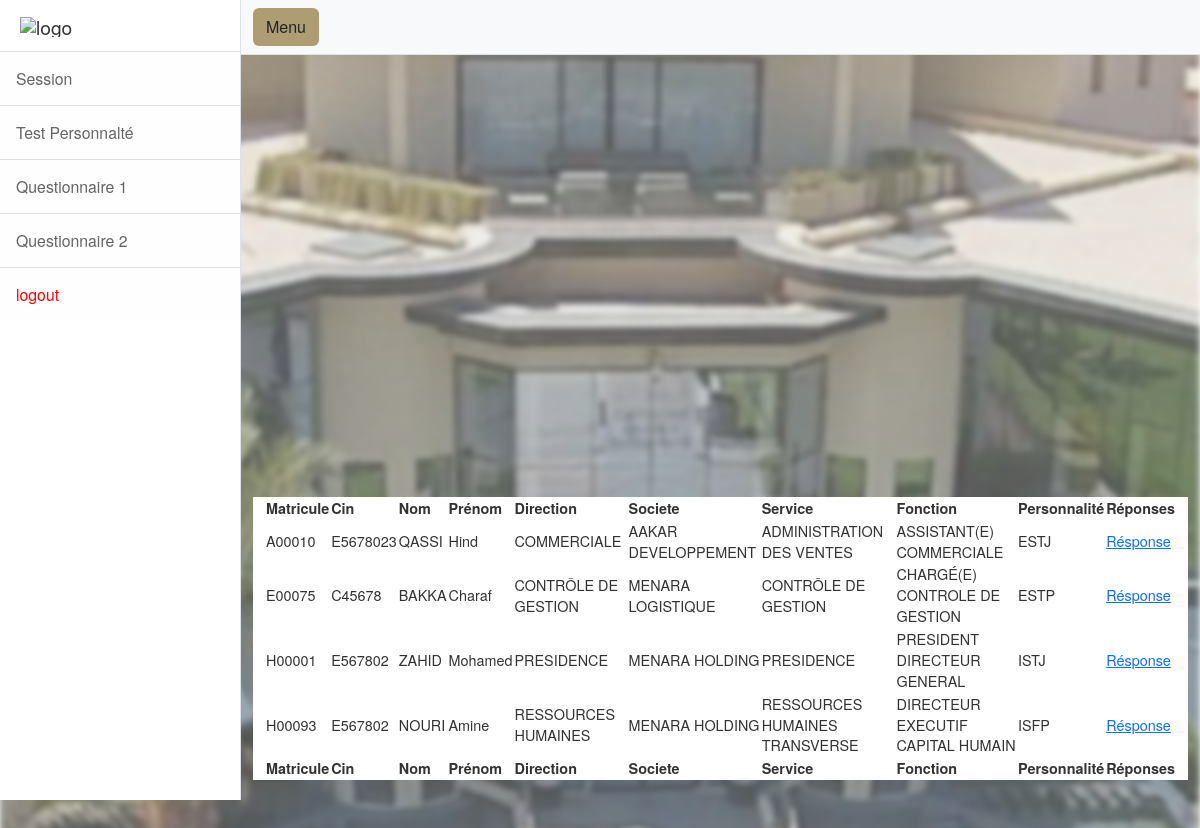
Page /dashboard/listeM.php on the committed database.
### tables this page shows
CREATE TABLE `emp` (
  `MATRICULE` varchar(6) DEFAULT NULL,
  `civilite` varchar(4) DEFAULT NULL,
  `PRENOM` varchar(12) DEFAULT NULL,
  `NOM` varchar(21) DEFAULT NULL,
  `SOCIETE` varchar(20) DEFAULT NULL,
  `SITE` varchar(29) DEFAULT NULL,
  `DIRECTION` varchar(21) DEFAULT NULL,
  `SERVICE` varchar(30) DEFAULT NULL,
  `FONCTION` varchar(70) DEFAULT NULL
);

CREATE TABLE `condidat` (
  `id` int(11) NOT NULL,
  `cin` varchar(120) NOT NULL,
  `nom` varchar(512) NOT NULL,
  `prenom` varchar(512) NOT NULL,
  `email` varchar(380) NOT NULL,
  `direction` varchar(256) NOT NULL,
  `service` varchar(256) NOT NULL,
  `societe` varchar(256) NOT NULL,
  `fonction` varchar(256) NOT NULL,
  `test` varchar(256) NOT NULL,
  `temps_total` time NOT NULL,
  `temps_part1` time NOT NULL,
  `temps_part2` time NOT NULL,
  `temps_part3` time NOT NULL
);

CREATE TABLE `note` (
  `id` int(11) NOT NULL,
  `cin` varchar(128) NOT NULL,
  `nom` varchar(128) NOT NULL,
  `prenom` varchar(128) NOT NULL,
  `personalite` varchar(128) NOT NULL
);

### dashboard/listeM.php (the view, shortened to what this page needs)
<?php
$conn = mysqli_connect("localhost", "root", "", "menarahold");
$sql = "SELECT e.matricule ,n.id,c.cin, c.nom, c.prenom, c.direction, c.societe, c.service, c.fonction , n.personalite FROM emp e, condidat c, note n WHERE e.FONCTION = c.fonction AND e.NOM = c.nom AND e.PRENOM = c.prenom AND n.nom = c.nom AND n.prenom = c.prenom ";
$result = $conn->query($sql);
?>
<!DOCTYPE html>
<html lang="en">
<head>
<head>
<link href="css/styles.css" rel="stylesheet" />
    <link rel="stylesheet" type="text/css" href="https://cdn.datatables.net/1.11.5/css/jquery.dataTables.css">
        <link rel="stylesheet" href="https://cdn.datatables.net/1.12.1/css/jquery.dataTables.min.css">
        <link rel="stylesheet" href="https://cdn.datatables.net/fixedheader/3.2.3/css/fixedHeader.dataTables.min.css">
    <link href="https://nightly.datatables.net/css/jquery.dataTables.css" rel="stylesheet" type="text/css" />
    <link href="https://nightly.datatables.net/select/css/select.dataTables.css?_=9a6592f8d74f8f520ff7b22342fa1183.css" rel="stylesheet" type="text/css" />
    <link href="https://nightly.datatables.net/searchpanes/css/searchPanes.dataTables.css?13" rel="stylesheet" type="text/css" />
</head>
<body>
    <div class="d-flex" id="wrapper">
        <div class="border-end bg-white" id="sidebar-wrapper">
            <div class="sidebar-heading border-bottom bg-white"><img src="https://menara-holding.ma/Assets/images/Logo_mh.svg"
                  style="width:140px;heigth:20px" alt="logo"></div>
                  <div class="list-group list-group-flush">
                <a class="list-group-item list-group-item-action list-group-item-light p-3 allow-navigation" style="font-size: 1.1em;margin: 0;" href="session.php">Session</a>
                <a class="list-group-item list-group-item-action list-group-item-light p-3 allow-navigation" style="font-size: 1.1em;margin: 0;" href="#" id="menu1">Test Personnalté</a>
                <a class="list-group-item list-group-item-action list-group-item-light p-3 allow-navigation" style="font-size: 1.1em;margin: 0;" href="#" id="menu2">Questionnaire 1</a>
                <a class="list-group-item list-group-item-action list-group-item-light p-3 allow-navigation" style="font-size: 1.1em;margin: 0;" href="#" id="menu3">Questionnaire 2</a>
                <a class="list-group-item list-group-item-action list-group-item-light p-3 allow-navigation" style="font-size: 1.1em;margin: 0;color:red" href="logout.php">logout</a>
            </div>
        </div>
        <div id="page-content-wrapper">
            <nav class="navbar navbar-expand-lg navbar-light bg-light border-bottom">
                <div class="container-fluid">
                    <button class="btn" style="background-color:#ae9d72" id="sidebarToggle">Menu</button>
                </div>
            </nav>
            <div class="container-fluid">
                <br>
                 <br>
                <div id="container" style="width:100%; height:400px;"></div>
                    <div class="container" style="background-color:white;width:100%; ">
                    <table id="example" class="display nowrap" width="100%" style="width:100%">
                        <thead>
                        <tr>
                            <th>Matricule</th>
                            <th>Cin</th>
                            <th>Nom</th>
                            <th>Prénom</th>
                            <th>Direction</th>
                            <th>Societe</th>
                            <th>Service</th>
                            <th>Fonction</th>
                            <th>Personnalité</th>
                            <th>Réponses</th>
                        </tr>
                        </thead>
                        <tfoot>
                        <tr>
                            <th>Matricule</th>
                            <th>Cin</th>
                            <th>Nom</th>
                            <th>Prénom</th>
                            <th>Direction</th>
                            <th>Societe</th>
                            <th>Service</th>
                            <th>Fonction</th>
                            <th>Personnalité</th>
                            <th>Réponses</th>
                        </tr>
                        </tfoot>
                        <tbody>
                        <?php
                            if ($result->num_rows > 0) {
                                while ($row = $result->fetch_assoc()) {
                                    echo "<tr>";
                                    echo "<td>" . $row["matricule"] . "</td>";
                                    echo "<td>" . $row["cin"] . "</td>";
                                    echo "<td>" . $row["nom"] . "</td>";
                                    echo "<td>" . $row["prenom"] . "</td>";
                                    echo "<td>" . $row["direction"] . "</td>";
                                    echo "<td>" . $row["societe"] . "</td>";
                                    echo "<td>" . $row["service"] . "</td>";
                                    echo "<td>" . $row["fonction"] . "</td>";
                                    echo "<td>" . $row["personalite"] . "</td>";
                                    echo "<td><a href='detailsLM.php?id=" . $row["id"] . "'>Résponse</a></td>";
                                    echo "</tr>";
                                }
                            } else {
                                echo "<tr><td colspan='8'>Aucun résultat trouvé dans la base de données.</td></tr>";
                            }
                        ?>
                        </tbody>
                    </table>
                </div>
            </div>
        </div>
    </div>
</body>
</html>

### dashboard/listeM.php (style rules this page uses)
body { font: 90%/1.45em "Helvetica Neue", HelveticaNeue, Verdana, Arial, Helvetica, sans-serif; margin: 0; padding: 0; color: #333; background-color: #fff; }
body::after { content: ""; background-image: url(../images/slide01.jpg); background-size: cover; background-position: center; background-repeat: no-repeat; filter: blur(3px); opacity: 0.7; position: absolute; top: 0; left: 0; width: 100%; height: 1600px; z-index: -1; }

### rows in the picture
emp: MATRICULE "A00010", condidat.cin "E5678023", condidat.nom "QASSI", condidat.prenom "Hind", condidat.direction "COMMERCIALE", condidat.societe "AAKAR DEVELOPPEMENT", condidat.service "ADMINISTRATION DES VENTES", condidat.fonction "ASSISTANT(E) COMMERCIALE", note.personalite "ESTJ"
emp: MATRICULE "E00075", condidat.cin "C45678", condidat.nom "BAKKA", condidat.prenom "Charaf", condidat.direction "CONTRÔLE DE GESTION", condidat.societe "MENARA LOGISTIQUE", condidat.service "CONTRÔLE DE GESTION", condidat.fonction "CHARGÉ(E) CONTROLE DE GESTION", note.personalite "ESTP"
emp: MATRICULE "H00001", condidat.cin "E567802", condidat.nom "ZAHID", condidat.prenom "Mohamed", condidat.direction "PRESIDENCE", condidat.societe "MENARA HOLDING", condidat.service "PRESIDENCE", condidat.fonction "PRESIDENT DIRECTEUR GENERAL", note.personalite "ISTJ"
emp: MATRICULE "H00093", condidat.cin "E567802", condidat.nom "NOURI", condidat.prenom "Amine", condidat.direction "RESSOURCES HUMAINES", condidat.societe "MENARA HOLDING", condidat.service "RESSOURCES HUMAINES TRANSVERSE", condidat.fonction "DIRECTEUR EXECUTIF CAPITAL HUMAIN", note.personalite "ISFP"
